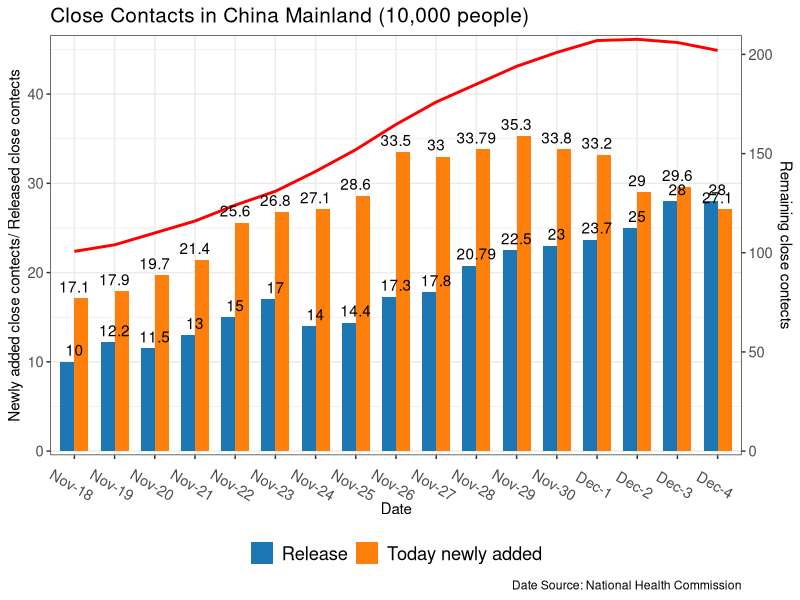
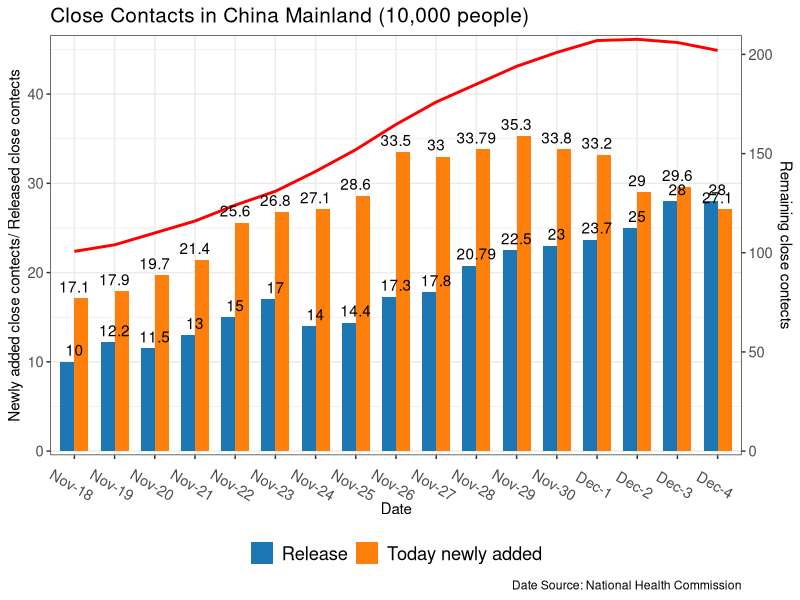

Here is the R script that generated these plots, in order:
setwd("G:/Desktop/dat")
dat <- read.table("dat.txt", header = TRUE, sep = '\t' )
library(ggplot2)
library(tidyverse)
library(ggalluvial)
#library(readxl)
#dat <- read_excel("dat.xlsx")

dat$month <- rep(c("Nov-","Dec-"), c(13,4))
dat$date1 <- c((18:30),1:4)
dat <- unite(dat, "date", month, date1, sep = '')
dat3 <- data.frame(select(dat, "date", "Remaining"))
dat4 <- data.frame(x = rep(dat$date, time=2),
                   y = c(dat$New.today,dat$Release),
                   group = rep(c("Today newly added","Release"),each = 17))
dat4$x <- factor(dat4$x, levels = c(dat4$x[1:13],dat4$x[14:17]))

ggplot()+
  geom_bar(dat = dat4,aes(x=x,y=y, fill=group),
           stat = "identity", position = "dodge", width = 0.7)+
  scale_fill_manual(values = c("#1d77b4","#ff7f0c"))+
  geom_line(dat = dat3, aes(x = date, y = Remaining/4.5, group = 1), color = "red", size=1)+
  scale_y_continuous(sec.axis = sec_axis(~.*4.5, name = "Remaining close contects"), expand = c(0.01,0))+
  labs(x="Date", y= "Newly added close contects/ Released close contects", caption = "Date Source: National Health Commission",
       title = "Close Contacts in China Mainland (10,000 people)")+
  theme_bw()+
  theme(plot.title = element_text(size = 15),
        axis.text.x = element_text(size = rel(1.2), angle = (-30)),
        axis.text.y = element_text(size = rel(1.2)),
        legend.text = element_text(size = rel(1.2)),
        legend.title = element_blank(),
        legend.position = "bottom")+
  geom_text(dat = dat4, aes(x=x, y=y, label = y), vjust=-0.5, color="black", 
            position = position_dodge(width = .7))
  
ggsave("11.pdf", width = 9, height = 5)
        
 